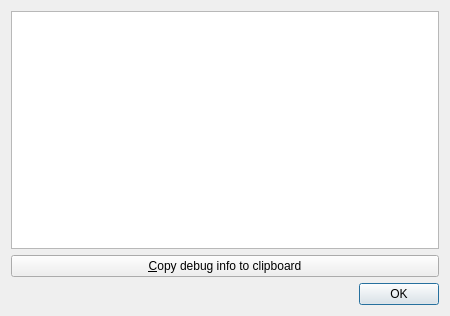
<?xml version="1.0" encoding="UTF-8"?>
<ui version="4.0">
 <class>DebuginfoboxDlg</class>
 <widget class="QDialog" name="DebuginfoboxDlg">
  <property name="geometry"><rect><x>0</x><y>0</y><width>450</width><height>316</height></rect></property>
  <property name="windowTitle"><string>Debug Info</string></property>
  <layout class="QVBoxLayout" name="layout1">
   <item>
    <widget class="QPlainTextEdit" name="debuginfoEdit">
     <property name="nppId" stdset="0"><number>1751</number></property>
     <property name="readOnly"><bool>true</bool></property>
     <property name="tabChangesFocus"><bool>true</bool></property>
    </widget>
   </item>
   <item>
    <widget class="QPushButton" name="debuginfoCopylink">
     <property name="nppId" stdset="0"><number>1752</number></property>
     <property name="text"><string>&amp;Copy debug info to clipboard</string></property>
     <property name="autoDefault"><bool>false</bool></property>
    </widget>
   </item>
   <item>
    <layout class="QHBoxLayout" name="layout2">
     <item>
      <spacer name="spacer3">
       <property name="orientation"><enum>Qt::Horizontal</enum></property>
       <property name="sizeType"><enum>QSizePolicy::Expanding</enum></property>
       <property name="sizeHint" stdset="0"><size><width>0</width><height>0</height></size></property>
      </spacer>
     </item>
     <item>
      <widget class="QPushButton" name="ok">
       <property name="nppId" stdset="0"><number>1</number></property>
       <property name="text"><string>OK</string></property>
       <property name="autoDefault"><bool>false</bool></property>
       <property name="default"><bool>true</bool></property>
      </widget>
     </item>
    </layout>
   </item>
  </layout>
 </widget>
 <resources/>
 <connections/>
</ui>
